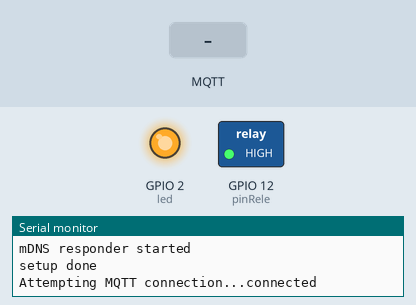
This sketch was run on a simulated ESP8266 (NodeMCU). Shown: switched loads named in the sketch (green lamp = pin HIGH), output pins drawn as LEDs (lit = HIGH), the last lines printed to the serial monitor. Inputs (shaded band) come from the test bench. WiFi joins after 1.5 s; servers stay silent unless stated; no MQTT or app messages arrive unless stated.

Above: at 2.7 s.
2.8 s: MQTT message "Encender" arrives on the first subscribed topic
At 3.6 s:
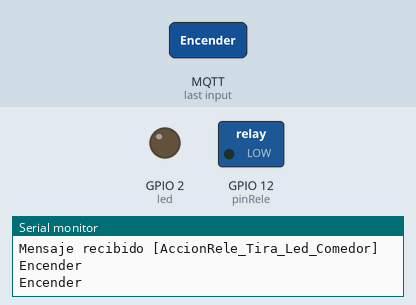
4.3 s: MQTT message "Apagar" arrives on the first subscribed topic
At 4.7 s:
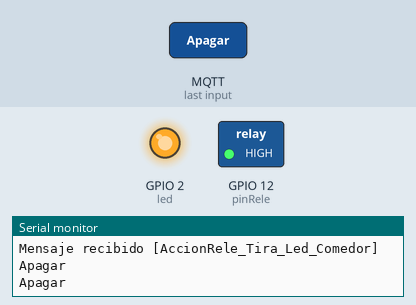
5.8 s: MQTT message "Toggle" arrives on the first subscribed topic
At 7.0 s:
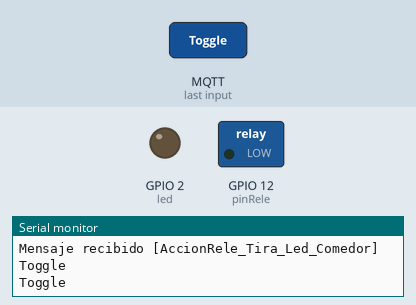
Timing chart, 0 to 8.8 s (numbered marks = the images above; inputs shaded):
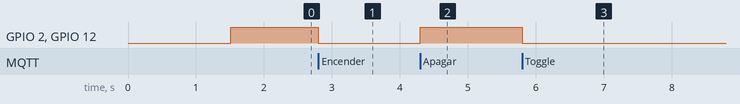

The sketch:

ReleTiraLed8266.ino
```cpp
#include <ArduinoOTA.h>
#include <ESP8266WiFi.h>
#include <PubSubClient.h>
#include <ESP8266mDNS.h>

#define wifi_ssid "12MiCasa12-24G"
#define wifi_password "Almunia-12MZN"
#define mqtt_server "192.168.1.55"

#define Estado_Rele_topic "Estado_Rele_Tira_Led_Comedor"


/*asignacion pines  ESP8266 */
const int pinRele = 12;   // node mcu D6


IPAddress ip(192,168,1,185);  //Node static IP
IPAddress gateway(192,168,1,1);
IPAddress subnet(255,255,255,0);

/*instancias*/
WiFiClient espClient;
PubSubClient client(espClient);

/*Variables Globales*/
String EstadoRele = "Desconocido";
long lastMsg = 0;
int n=0;
int ValorTouchAnt1=100;
int ValorTouchAnt2=100;

/*FUNCIONES*/
void callback(char* topic, byte* payload, unsigned int length) { /*Que hacer cuadno llega un mensaje*/
 //gestionar los mensajes recibidos en los topics subscritos
   Serial.print("Mensaje recibido [");  Serial.print(topic);  Serial.print("] ");
    String dato="";
    for (int i = 0; i < length ; i++) {
        Serial.print((char)payload[i]);
        dato=dato+(char)payload[i];
    }
  Serial.println("");
    Serial.println(dato);
   // Comprobar si hay que subir o bajar
    if ( dato.equals("Encender")) {
    digitalWrite(2, LOW);   // Turn the LED on (Note that LOW is the voltage level
    encender();
  } else if (dato.equals("Apagar")){
    digitalWrite(2, HIGH);  // Turn the LED off by making the voltage HIGH
    apagar();
  }  else if (dato.equals("Toggle")){
    toggle();

  }
 }
void Publicar(){
  client.publish("Estado_Rele_Tira_Led_Comedor", String(EstadoRele).c_str(), true);
}
 void apagar(){
 digitalWrite(pinRele,HIGH);
 digitalWrite(2, HIGH);
 EstadoRele = "Apagado";
 Publicar();
}

void encender(){
 digitalWrite(pinRele,LOW);
 digitalWrite(2, LOW);
 EstadoRele = "Encendido";
 Publicar();
}

void toggle(){
 if (EstadoRele.equals("Apagado")){
  encender();
 } else {
  apagar();
 }
}


void setup() {
  pinMode(2, OUTPUT);        /* builtin led*/
  digitalWrite(2, LOW);      /*encender led  */
  pinMode(pinRele, OUTPUT);
   Serial.begin(115200);
  setup_wifi();
  client.setServer(mqtt_server, 1883);
  client.setCallback(callback);
   ArduinoOTA.setHostname("HostTiraLed");
  if (!MDNS.begin("ESP_Rele_Tira_Led_Comedor")) {
    Serial.println("Error setting up MDNS responder!");
  }
  Serial.println("mDNS responder started");
  MDNS.addService("http", "tcp", 80); // Announce esp tcp service on port 8080
  MDNS.addService("mqtt", "tcp", 1883); // Announce esp tcp service on port 8080

  ArduinoOTA.onStart([]() {
   Serial.println("Start");
  });
 ArduinoOTA.onEnd([]() {
  Serial.println("\nEnd");
 });
 ArduinoOTA.onProgress([](unsigned int progress, unsigned int total) {
  Serial.printf("Progress: %u%%\r", (progress / (total / 100)));
 });
 ArduinoOTA.onError([](ota_error_t error) {
  Serial.printf("Error[%u]: ", error);
   if (error == OTA_AUTH_ERROR) Serial.println("Auth Failed");
    else if (error == OTA_BEGIN_ERROR) Serial.println("Begin Failed");
    else if (error == OTA_CONNECT_ERROR) Serial.println("Connect Failed");
    else if (error == OTA_RECEIVE_ERROR) Serial.println("Receive Failed");
    else if (error == OTA_END_ERROR) Serial.println("End Failed");
 });
 ArduinoOTA.begin();
 digitalWrite(2, HIGH);//apagar led
 digitalWrite(pinRele, HIGH);
 Serial.println("setup done");
}

void setup_wifi() {
  delay(10);
  // We start by connecting to a WiFi network
  Serial.println();
  Serial.print("Connecting to ");
  Serial.println(wifi_ssid);
  WiFi.mode(WIFI_STA);
  WiFi.config(ip, gateway, subnet,gateway);
  WiFi.begin(wifi_ssid, wifi_password);
  while (WiFi.status() != WL_CONNECTED) {
    delay(500);
    Serial.print(".");
  }
  Serial.println("");
  Serial.println("WiFi connected");
  Serial.println("IP address: ");
  Serial.println(WiFi.localIP());
}

void reconnect() {
  // Loop until we're reconnected
  if (!client.connected()) {
    Serial.print("Attempting MQTT connection...");
    // Create a random client ID
    String clientId = "ReleTiraLed";
    // Attempt to connect
    if (client.connect(clientId.c_str())) {
      Serial.println("connected");
      client.subscribe("AccionRele_Tira_Led_Comedor"); /*SUSCRIBIRSE A LOS IN TOPICS*/
    } else {
      Serial.print("failed, rc=");
      Serial.print(client.state());
      Serial.println(" try again in 5 seconds");
      // Wait 5 seconds before retrying
      //delay(5000);
    }
  }
}


void loop() {
  if (!client.connected()) {
    reconnect();
  }
  client.loop();
  ArduinoOTA.handle();

  //enviar topics ciclicamente para refrescar datos
 long now = millis();  //temporizar publicaciones
  if (now - lastMsg > 10000) {
    lastMsg = now;
    Publicar();
    reconnect(); //check si esta desconectado de mosquitto y reconectar
  }

}
```

Measured:
- after the input at 2.8 s, GPIO 2 (led), GPIO 12 (pinRele): HIGH → LOW at once
- after the input at 4.3 s, GPIO 2 (led), GPIO 12 (pinRele): LOW → HIGH at once
- after the input at 5.8 s, GPIO 2 (led), GPIO 12 (pinRele): HIGH → LOW at once
